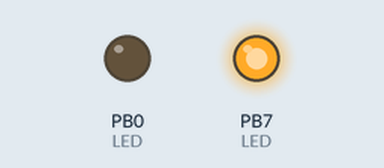
Bench run of a program on a simulated ATmega32, built with avr-gcc and emulated at 1 MHz. Parts: output pins drawn as LEDs (lit = HIGH).

Above: at 1.3 s.
Timing chart, 0 to 3.0 s (numbered marks = the images above):
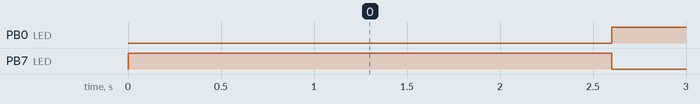

Measured:
- by itself, PB0 (LED): alternates HIGH for 1.3 s and LOW for 1.3 s
- by itself, PB7 (LED): LOW → HIGH at 0.00 s, → LOW 2.6 s later

The program:

main.c
```c
/*
 * @file LED_Blinking.c
 * @brief Starting making LED ON then wait for 2 seconds then make the same LED OFF,
 *        Then every 1 second make another LED Blinking.
 *
 * @date    08 Dec. 2016 07:28:56 م
 * @author  MH_TEALEB
 *
 */

#ifndef	F_CPU
	#define	F_CPU	1000000UL	// Define CPU frequency with 1MHz.
#endif

#include <avr/io.h> // This is the header file for Atmel family.
#include <util/delay.h> // This is the header file for making delay.
#include "MHT_GPIO.h"

int main(void)
{
	MHT_GPIO_PINSB_DIRECTION_DEFINE(0b10000001);	// Make Direction of Pins 0 & 7 in Port B as Output.

	MHT_GPIO_PIN_OUTPUT_ONE(PB, 7);			// Make LED ON on Pin 7 in Port B.
	_delay_ms(2000);						// Wait for 2 seconds.
	MHT_GPIO_PIN_OUTPUT_ZERO(PB, 7);		// Make LED OFF on Pin 7 in Port B.


	while (1) // To make the loop running without stop(infinite).
	{
		MHT_GPIO_PIN_OUTPUT_TOGGLE(PB, 0);	// Make LED Toggle on pin 0 in port B.
		 _delay_ms(1000);					// Wait for 1 seconds.
	}
	return 0;
}
```

MHT_GPIO.c
```c
/*
 * @file MHT_GPIO.c
 * @brief Implementation File for General Purpose Input Output(GPIO) driver.
 *
 * It includes MHT_GPIO.h header file and defines Functions that can be used by GPIO module.
 *
 * @date 04 Sep. 2021
 * @author MH_TEALEB
 */

#include "MHT_GPIO.h"	// Include MHT_GPIO Header file

// A function that Defines the direction of the port.
s8 MHT_GPIO_Port_Direction_Define(u8 port_name, u8 port_dir){
	// Define the Desired PORT Direction.
	if ( (port_dir == INPUT) ){		// Check if the desired port direction is Input.
		port_dir = 0X00;	// Put zeros on port_dir argument to make direction as Input.
	}else if ( (port_dir == OUTPUT) ){	// Check if the desired port direction is Output.
		port_dir = 0XFF;	// Put ones on port_dir argument to make direction as Output.
	}else{	// If anything else is send in port_dir argument.
		return ERROR;	// Return Error.
	}

	// Select the defined port and define its direction.
	switch(port_name){
		case 'A':	// If Port A is defined.
		case 'a':
			DDRA = port_dir; // Put the port A as the defined port direction
		break;

		case 'B':	// If port B is defined.
		case 'b':
			DDRB = port_dir;	// Put the port B as the defined port direction.
		break;

		case 'C':	// If port C is defined.
		case 'c':
			DDRC = port_dir;	// Put the port C as the defined port direction.
		break;

		case 'D':	// If port D is defined.
		case 'd':
			DDRD = port_dir;	// Put the port D as the defined port direction.
		break;

		default:	// If anything else is send.
			return ERROR;	// Return Error.
	}
	return NO_ERROR;	// Return no error.
}


// A function that Defines the direction of the pins in a specific port.
s8 MHT_GPIO_Pins_Direction_Define(u8 port_name, u8 pins_dir){
	// Select the defined port and define its pins direction.
	switch(port_name){
		case 'A':	// If Port A is defined.
		case 'a':
			DDRA = pins_dir; // Put the port A as the defined pins direction.
		break;

		case 'B':	// If port B is defined.
		case 'b':
			DDRB = pins_dir;	// Put the port B as the defined pins direction.
		break;

		case 'C':	// If port C is defined.
		case 'c':
			DDRC = pins_dir;	// Put the port C as the defined pins direction.
		break;

		case 'D':	// If port D is defined.
		case 'd':
			DDRD = pins_dir;	// Put the port D as the defined pins direction.
		break;

		default:	// If anything else is send.
			return ERROR;	// Return Error.
	}
	return NO_ERROR;	// Return no error.
}


// A function that define a direction of a pin (INPUT(0) or OUTPUT(1)).
s8 MHT_GPIO_Pin_Direction_Define(u8 port_name, u8 pin_num, u8 pin_dir){
	// check if pin_num is not from 0 to 7, return error.
	if ( (pin_num < 0) || (pin_num > 7) ){
		return ERROR;	// Return Error.
	}

	// check if pin_dir is not INPUT(0) or OUTPUT(1), return error.
	if ( (pin_dir != 0) && (pin_dir != 1) ){
		return ERROR;	// Return Error.
	}

	// Select the port and write the value to it.
	switch(port_name){
		case 'A':	// If Port A is selected.
		case 'a':
			DDRA &= ~(1 << pin_num);			 // Clear the selected pin on port A.
			DDRA |=  (pin_dir << pin_num);		// Write the direction of the selected pin on port A.
		break;

		case 'B':	// If port B is selected.
		case 'b':
			DDRB &= ~(1 << pin_num);	         // Clear the selected pin on port B.
			DDRB |=  (pin_dir << pin_num) ;		// Write the direction of the selected pin on port B.
		break;

		case 'C':	// If port C is selected.
		case 'c':
			DDRC &= ~(1 << pin_num);			 // Clear the selected pin on port C.
			DDRC |=  (pin_dir << pin_num);		// Write the direction of the selected pin on port C.
		break;

		case 'D':	// If port D is selected.
		case 'd':
			DDRD &= ~(1 << pin_num);			 // Clear the selected pin on port D.
			DDRD |=  (pin_dir << pin_num);		// Write the direction of the selected pin on port D.
		break;

		default:	// If anything else is send.
		return ERROR;	// Return Error.
	}
	return NO_ERROR;
}


//A function that write a value(ZERO or ONE) to the port.
s8 MHT_GPIO_Port_Write_Value(u8 port_name, u8 port_value){
	// Generalize the port value.
	if ( (port_value == ZERO) ){		// Check if the desired port value is ZERO.
		port_value = 0X00;				// Put zeros on port_value.
	}else if ( (port_value == ONE) ){	// Check if the desired port value is ONE.
		port_value = 0XFF;				// Put ones on port_value.
	}else{								// If anything else is send in port_value argument.
		return ERROR;					// Return Error.
	}

	// Select the defined port and define its direction.
	switch(port_name){
		case 'A':				// If Port A is selected.
		case 'a':
			PORTA = port_value; // Put the desired value on port A.
		break;

		case 'B':				// If port B is selected.
		case 'b':
			PORTB = port_value;	// Put the desired value on port B.
		break;

		case 'C':				// If port C is selected.
		case 'c':
			PORTC = port_value;	// Put the desired value on port C.
		break;

		case 'D':				// If port D is selected.
		case 'd':
			PORTD = port_value;	// Put the desired value on port D.
		break;

		default:				// If anything else is send.
			return ERROR;		// Return Error.
	}

	return NO_ERROR;	// Return No Error.
}


//A function that write a value to the pins in a specific port.
s8 MHT_GPIO_Pins_Write_Value(u8 port_name, u8 pins_value){
	// Select the port and write the value to it.
	switch(port_name){
		case 'A':	// If Port A is selected.
		case 'a':
			PORTA = pins_value;	// Write the value of the pins in port A.
		break;

		case 'B':	// If port B is selected.
		case 'b':
			PORTB = pins_value;	// Write the value of the pins in port B.
		break;

		case 'C':	// If port C is selected.
		case 'c':
			PORTC = pins_value;	// Write the value of the pins in port C.
		break;

		case 'D':	// If port D is selected.
		case 'd':
			PORTD = pins_value;	// Write the value of the pins in port D.
		break;

		default:	// If anything else is send.
		return ERROR;	// Return Error.
	}
	return NO_ERROR;	// Return no error.
}


//A function that write a value(0 or 1) to specific pin in a port.
s8 MHT_GPIO_Pin_Write_Value(u8 port_name, u8 pin_num, u8 pin_value){
	// check if pin_num is not from 0 to 7, return error.
	if ( (pin_num < 0) || (pin_num > 7) ){
		return ERROR;	// Return Error.
	}

	// check if pin_value is not 0 or 1, return error.
	if ( (pin_value != 0) && (pin_value != 1) ){
		return ERROR;	// Return Error.
	}

	// Select the port and write the value to it.
	switch(port_name){
		case 'A':	// If Port A is selected.
		case 'a':
			PORTA &= ~(1 << pin_num);			 // Clear the selected pin on port A.
			PORTA |=  (pin_value << pin_num);	 // Write the value on the selected pin on port A.
		break;

		case 'B':	// If port B is selected.
		case 'b':
			PORTB &= ~(1 << pin_num);	         // Clear the selected pin on port B.
			PORTB |=  (pin_value << pin_num) ;	 // Write the value on the selected pin on port B.
		break;

		case 'C':	// If port C is selected.
		case 'c':
			PORTC &= ~(1 << pin_num);			 // Clear the selected pin on port C.
			PORTC |=  (pin_value << pin_num);	 // Write the value on the selected pin on port C.
		break;

		case 'D':	// If port D is selected.
		case 'd':
			PORTD &= ~(1 << pin_num);			 // Clear the selected pin on port D.
			PORTD |=  (pin_value << pin_num);	 // Write the value on the selected pin on port D.
		break;

		default:	// If anything else is send.
		return ERROR;	// Return Error.
	}
	return NO_ERROR;	//  Return No Error.
 }


//A function that read a value of the port.
 s8 MHT_GPIO_Port_Read_Value(u8 port_name){
	 // Select the port name and return the read value.
	 switch(port_name){
		 case 'A':		// If Port A is Selected.
		 case 'a':
			return PINA;	// Return The Value of Port A.
		break;
		case 'B':		// If PORT B is Selected.
		case 'b':
			return PINB;	// Return The Value of Port B.
		break;
		case 'C':		// If Port C is Selected.
		case 'c':
			return PINC;	// Return The Value of Port C.
		break;
		case 'D':		// If Port C is Selected.
		case 'd':
			return PIND;	// Return The VAlue of Port D.
		break;
		default:
			return ERROR;	// Return Error.
	 }
 }


// A function that read a value(0 or 1) of the pin.
s8 MHT_GPIO_Pin_Read_Value(u8 port_name, u8 pin_num){
	// Select the port name and return the read value.
	switch(port_name){
		case 'A':		// If Port A is Selected.
		case 'a':
			return ( (PINA >> pin_num) & 0X01 );	// Return The Value of The Selected Pin in Port A.
		break;
		case 'B':		// If PORT B is Selected.
		case 'b':
			return ( (PINB >> pin_num) & 0X01 );	// Return The Value of The Selected Pin in Port B.
		break;
		case 'C':		// If Port C is Selected.
		case 'c':
			return ( (PINC >> pin_num) & 0X01 );	// Return The Value of The Selected Pin in Port C.
		break;
		case 'D':		// If Port C is Selected.
		case 'd':
			return ( (PIND >> pin_num) & 0X01 );	// Return The VAlue of The Selected Pin in Port D.
		break;
		default:
			return ERROR;	// Return Error.
	}
}
```

MHT_ATMEGA32_StdTypes.h
```c
/*
* @file MHT_ATMEGA32_StdTypes.h
*
* @brief This is the Standard Data Types for ATMEGA32 8-bit Micro-Controller.
*
* @date 27-Oct-18 11:42:32 AM
* @Author MH_TEALEB
*/

#ifndef MHT_ATMEGA32_DataTypes_H_
#define MHT_ATMEGA32_DataTypes_H_

    typedef unsigned char u8;
    typedef signed char   s8;

    typedef unsigned short int	u16;
    typedef signed short int	s16;

    typedef unsigned long int u32;
    typedef signed long int   s32;

    typedef unsigned long long int u64;
    typedef signed long long int   s64;

    typedef float f32;  // Float, Double & Long Double are all 4-Bytes in 8-bit Micro-Controller.

#endif // MHT_ATMEGA32_DATATYPES_H_
```

Source omitted: MHT_GPIO.h (12898 bytes)
